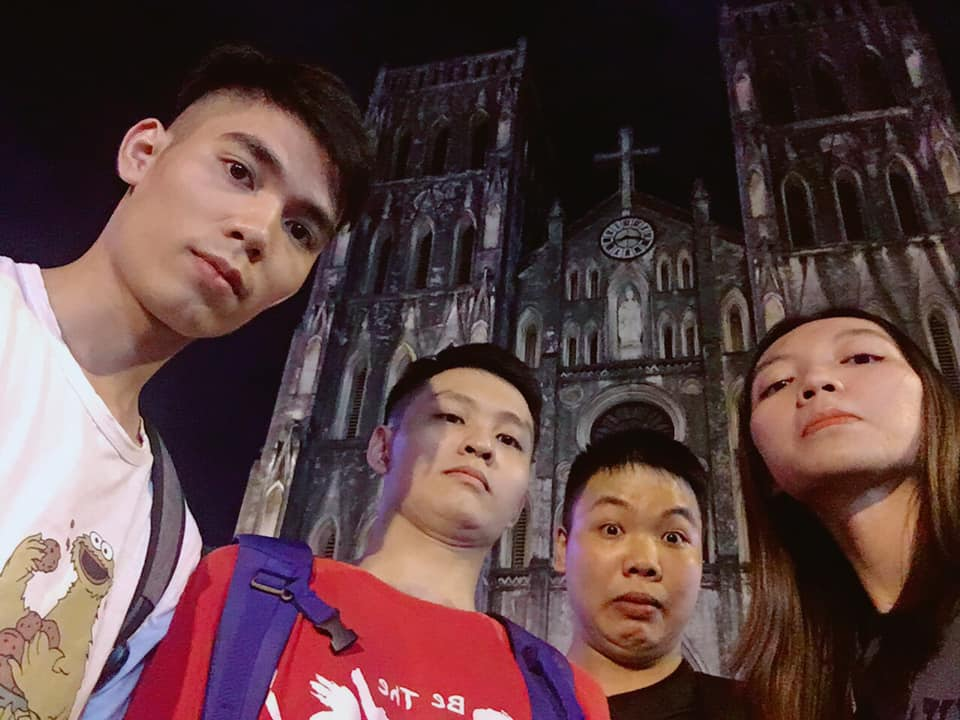
#> input picture opencv/tachbienjpg.jpg, 960 x 720 px
$ python tach_bien_anh.py
#> lines starting #> are read from the running program, lines starting #| are printed output that depends on the picture; after the words box and inside, x2 and y2 are one past the last pixel; in counts of white or black regions, pixels touching at a corner belong together
import numpy as np
import cv2

image=cv2.imread("tachbienjpg.jpg",0)
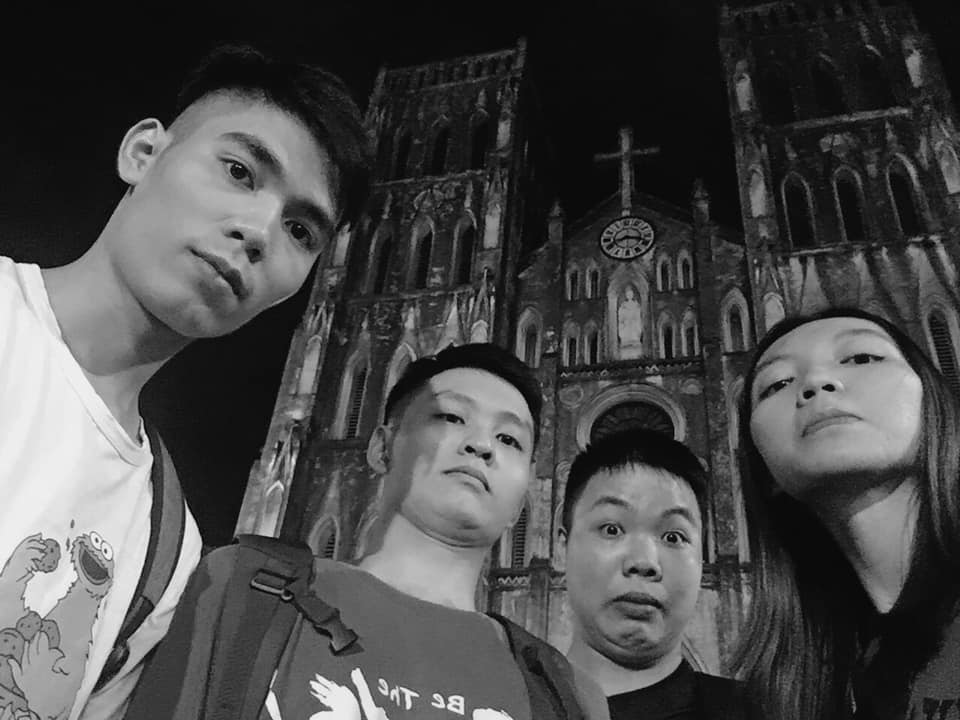
#> image: shape (720, 960); min 0, max 255, mean 73.7
image2=cv2.Canny(image,0,0)
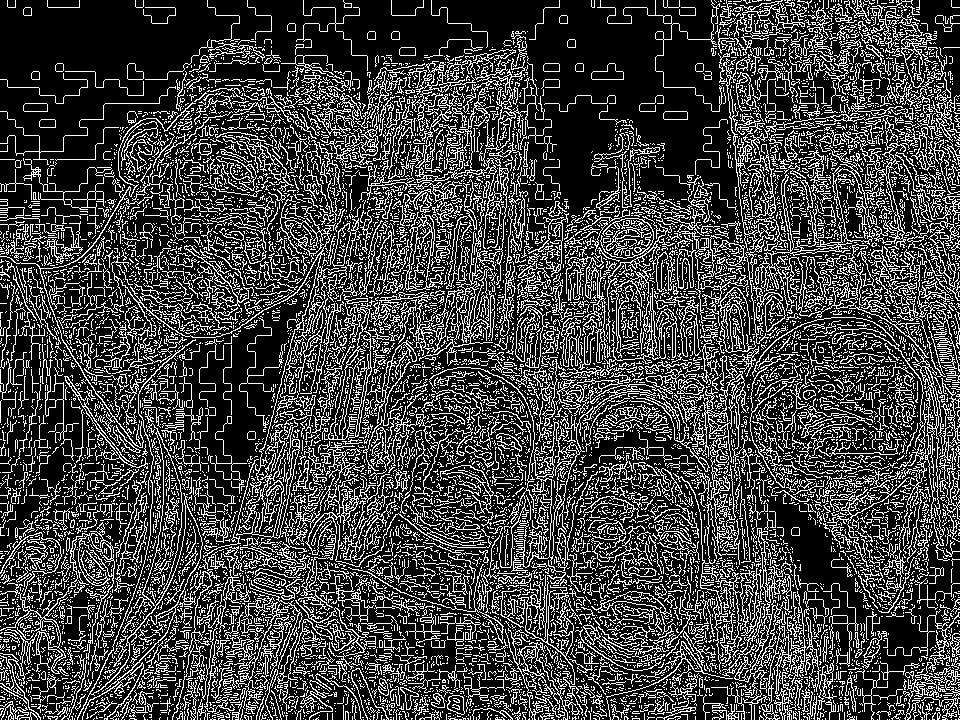
#> image2: shape (720, 960); 25.5% white in thin lines or dots
cv2.imshow("tach bien",image2)
cv2.waitKey(0)

$ run again, with opencv/tach.jpg copied over opencv/tachbienjpg.jpg
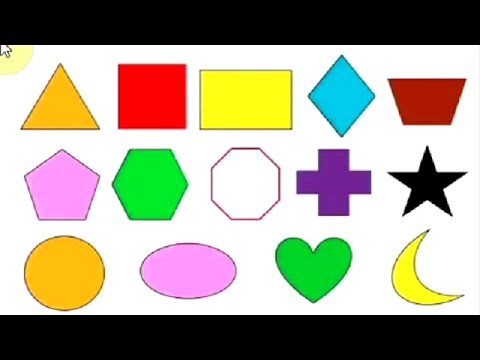
#> input picture opencv/tach.jpg, 480 x 360 px
#> `image=cv2.imread("tachbienjpg.jpg",0)`:
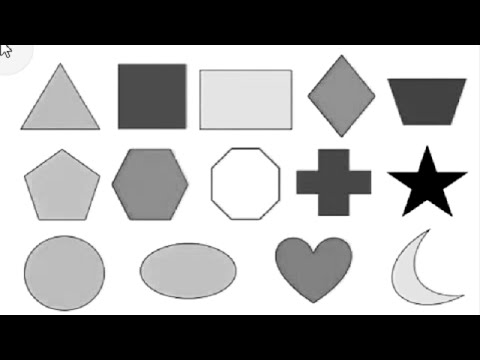
#> image: shape (360, 480); min 0, max 255, mean 160.8
#> `image2=cv2.Canny(image,0,0)`:
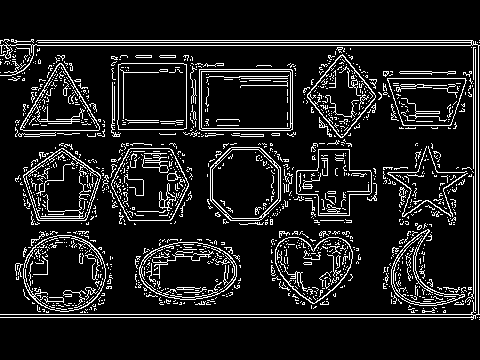
#> image2: shape (360, 480); 11.2% white in thin lines or dots, all inside (x1, y1, x2, y2) = (0, 39, 480, 320)

$ run again, with opencv/tu.jpg copied over opencv/tachbienjpg.jpg
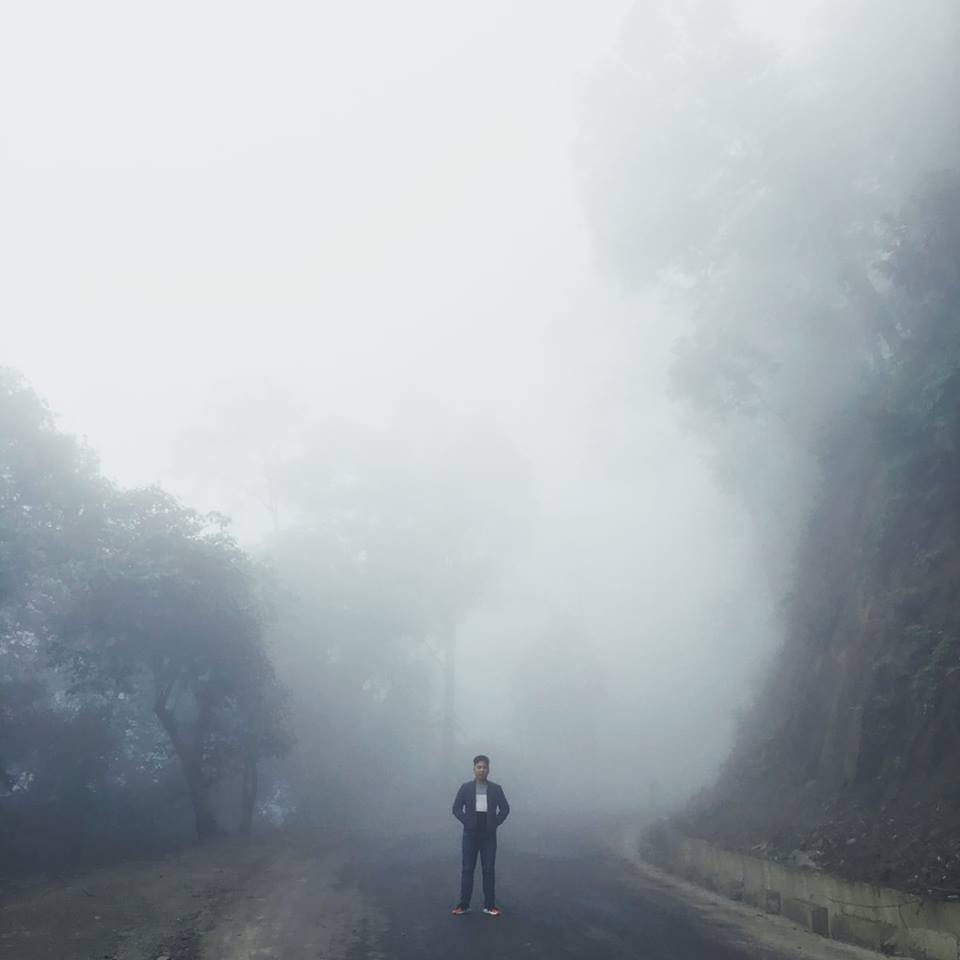
#> input picture opencv/tu.jpg, 960 x 960 px
#> `image2=cv2.Canny(image,0,0)`:
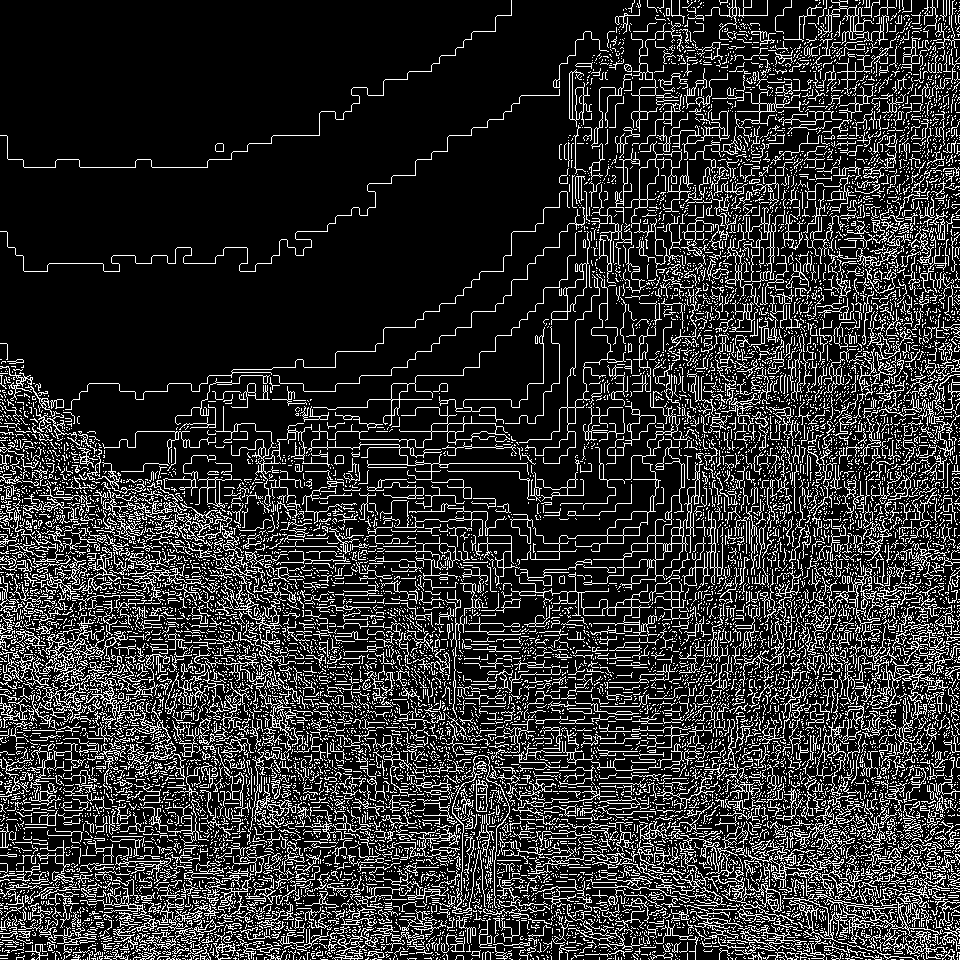
#> image2: shape (960, 960); 18.3% white in thin lines or dots
